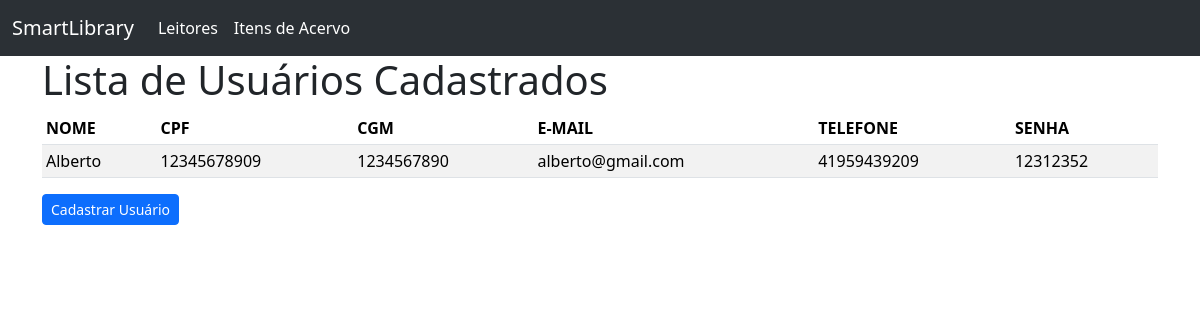
Before: / with the older database file.
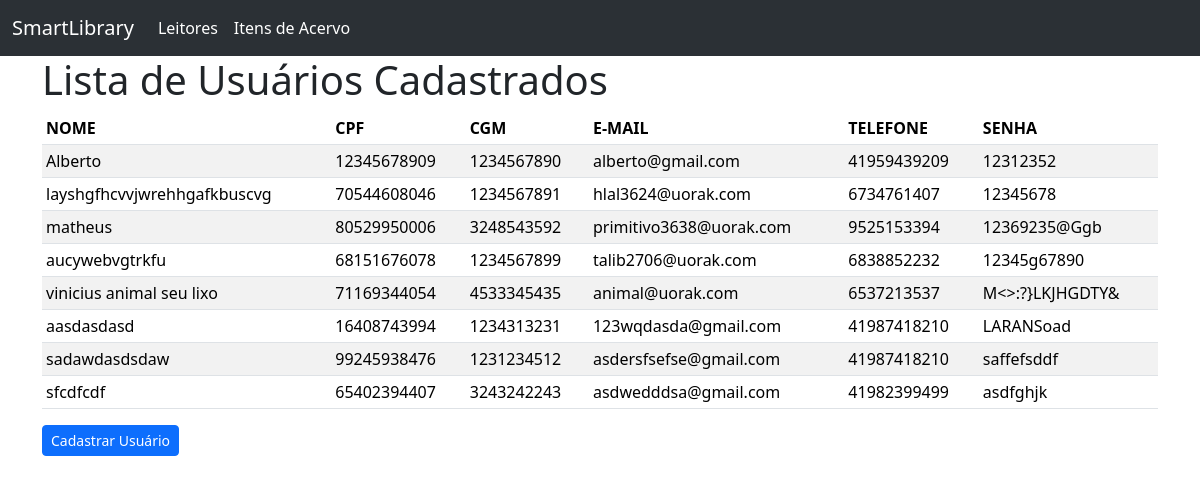
After: the same page with the newer database file.
### user_reader/models.py (models this page shows, shortened)
class User(models.Model):
    name = models.CharField(
        verbose_name="Nome Completo",
        max_length=100,
        null=False,
        blank=False,
        validators=[validate_name],
        unique=True,
        help_text="Esse nome ficará no banco de dados da Secretaria de Educação do Paraná",
    )
    cpf = models.CharField(
        verbose_name="CPF",
        max_length=11,
        null=False,
        blank=False,
        primary_key=True,
        validators=[validate_cpf],
        help_text="Não use pontos nem traços",
    )
    cgm = models.CharField(
        verbose_name="CGM",
        max_length=10,
        null=False,
        blank=False,
        unique=True,
        validators=[validate_cgm],
        help_text="Código Geral de Matrícula (10 dígitos)",
    )
    email = models.EmailField(
        verbose_name="E-mail",
        max_length=50,
        null=False,
        blank=False,
        unique=True,
        validators=[validate_email],
        help_text="Use o @gmail ou o @escola",
    )
    phone = models.CharField(
        verbose_name="Telefone",
        max_length=11,
        validators=[validate_phone],
        help_text="Digite apenas números, sem pontuações ou espaços. Exemplo: Para (21) 99999-8888, digite 21999998888",
    )
    password = models.CharField(
        verbose_name="Senha",
        max_length=128,
        null=False,
        blank=False,
        validators=[validate_password],
        help_text="Coloque uma senha com no mínimo 8 caracteres",
    )

### user_reader/views.py (the view)
# urls.py: path("", UserReaderListView.as_view(), name="user_list"),
class UserReaderListView(ListView):
    model = User

### user_reader/templates/user_reader/user_list.html (shortened to what this page needs)
{% extends "base.html" %}
{% block main_content %}
    <h1>Lista de Usuários Cadastrados</h1>
    {% if user_list %}
    <div class="table-responsive">
        <table class="table table-striped table-hover table-sm">
            <thead>
                <tr>
                    <th scope="col">NOME</th>
                    <th scope="col">CPF</th>
                    <th scope="col">CGM</th>
                    <th scope="col">E-MAIL</th>
                    <th scope="col">TELEFONE</th>
                    <th scope="col">SENHA</th>
                </tr>
            </thead>
            <tbody>
                {% for user in user_list %}
                    <tr>
                        <td scope="row"> {{ user.name }} </td>
                        <td scope="row"> {{ user.cpf }} </td>
                        <td scope="row"> {{ user.cgm }} </td>
                        <td scope="row"> {{ user.email }} </td>
                        <td scope="row"> {{ user.phone }} </td>
                        <td scope="row"> {{ user.password }} </td>
                    </tr>
                {% endfor %}
            </tbody>
        </table>
    </div>
    {% else %}
    <p>Parece que não tem nada...</p>
    {% endif %}
    <div>
        <a href="{% url 'user_create' %}" class="btn btn-primary btn-sm">Cadastrar Usuário</a>
    </div>
{% endblock main_content %}

### user_reader/templates/base.html (shortened to what this page needs)
<!DOCTYPE html>
<html lang="pt-br">
<head>
    <link href="https://cdn.jsdelivr.net/npm/bootstrap@5.3.6/dist/css/bootstrap.min.css" rel="stylesheet">
</head>
<body>
    <nav class="navbar navbar-expand-lg bg-body-tertiary" data-bs-theme="dark">
        <div class="container-fluid">
        <a class="navbar-brand" href="{% url "user_list" %}">SmartLibrary</a>
        <div class="collapse navbar-collapse" id="navbarNavDropdown">
            <ul class="navbar-nav">
                <li class="nav-item">
                    <a class="nav-link active" aria-current="page" href="{% url "user_list" %}">Leitores</a>
                </li>
                <li class="nav-item">
                    <a class="nav-link active" aria-current="page" href="{% url "collection_item_list" %}">Itens de Acervo</a>
                </li>
            </ul>
        </div>
        </div>
    </nav>
    <main class="container">
        {% block main_content %}
        {% endblock main_content %}
    </main>
</body>
</html>

Changed rows visible on the page:
added User: name "layshgfhcvvjwrehhgafkbuscvg", cpf "70544608046", cgm "1234567891", email "hlal3624@uorak.com", phone "6734761407", password "12345678"
added User: name "matheus", cpf "80529950006", cgm "3248543592", email "primitivo3638@uorak.com", phone "9525153394", password "12369235@Ggb"
added User: name "aucywebvgtrkfu", cpf "68151676078", cgm "1234567899", email "talib2706@uorak.com", phone "6838852232", password "12345g67890"
added User: name "vinicius animal seu lixo", cpf "71169344054", cgm "4533345435", email "animal@uorak.com", phone "6537213537", password "M<>:?}LKJHGDTY&"
added User: name "aasdasdasd", cpf "16408743994", cgm "1234313231", email "123wqdasda@gmail.com", phone "41987418210", password "LARANSoad"
added User: name "sadawdasdsdaw", cpf "99245938476", cgm "1231234512", email "asdersfsefse@gmail.com", phone "41987418210", password "saffefsddf"
added User: name "sfcdfcdf", cpf "65402394407", cgm "3243242243", email "asdwedddsa@gmail.com", phone "41982399499", password "asdfghjk"
